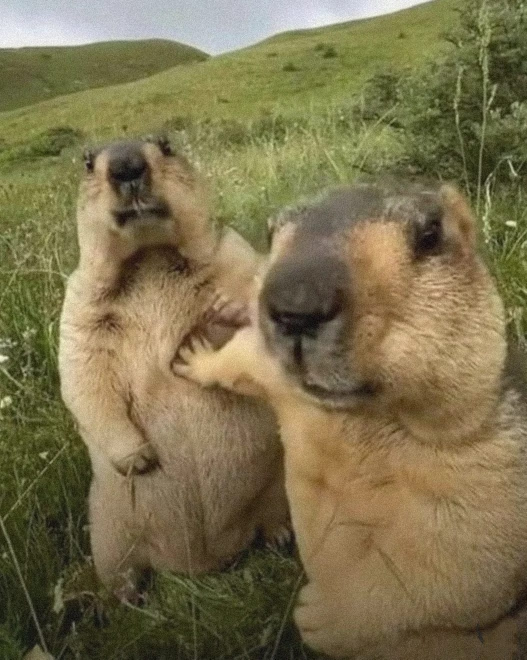
#> input picture 02 Do Practice Project/Image Resizer/ruk-jara.jpg, 1053 x 1319 px (shown at 1/2 size)
$ python main.py
#> lines starting #> are read from the running program, lines starting #| are printed output that depends on the picture
import cv2

# Read the image
img = cv2.imread("ruk-jara.jpg", cv2.IMREAD_UNCHANGED)
#> img is the input picture: shape (1319, 1053, 3); mean B, G, R 78.1, 113.3, 123.8

# Check if the image was successfully loaded
if img is None:
    print("Error: Could not open or find the image.")
else:
    # Resize the image
    scale_percent = 50  # percent of original size
    width = int(img.shape[1] * scale_percent / 100)
#> width = 526
    height = int(img.shape[0] * scale_percent / 100)
#> height = 659
    dim = (width, height)
#> dim = (526, 659)

    resized = cv2.resize(img, dim)
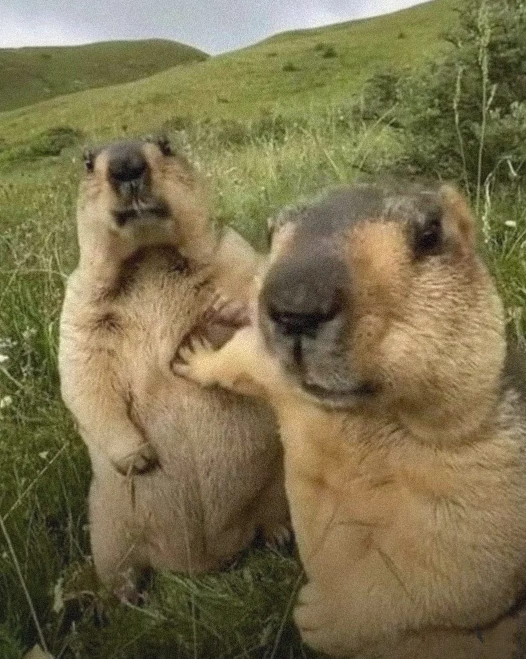
#> resized: shape (659, 526, 3); mean B, G, R 77.9, 113.2, 123.6

    # Save the resized image
    cv2.imwrite("ruk-jara-resized.jpg", resized)

    # Display the original and resized images
    cv2.imshow("Original Image", img)
    cv2.imshow("Resized Image", resized)

    # Wait for a key press and then close the windows
    cv2.waitKey(0)
    cv2.destroyAllWindows()

    print("Resized image saved as ruk-jara-resized.jpg")
